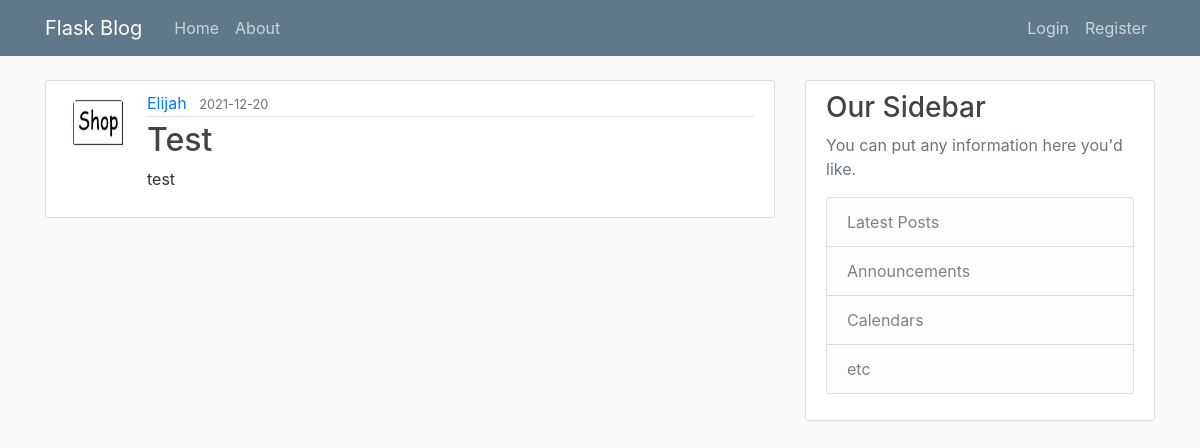
Screenshot of /post/2 with the database file from the repository.
### flaskblog/models.py (models this page shows, shortened)
class User(db.Model, UserMixin):
    id = db.Column(db.Integer, primary_key=True)  #Creates column for and id that is an integer that is unique
    username = db.Column(db.String(20), unique=True, nullable=False) #Creates column for the useranme that is a string with a max_len of 20 char
    email = db.Column(db.String(120), unique=True, nullable=False)
    image_file =  db.Column(db.String(20), nullable=False, default="default.jpg") #the default is the dedault.jpg
    password = db.Column(db.String(60), nullable=False)
    posts = db.relationship("Post", backref='author', lazy=True) #A User can create many posts but a post cant have more than 1 user, gives Post access to the data in User

class Post(db.Model):
    id = db.Column(db.Integer, primary_key=True)
    title = db.Column(db.String(100), nullable=False)
    date_posted = db.Column(db.DateTime, nullable=False, default=datetime.utcnow)
    content = db.Column(db.Text, nullable=False)
    user_id = db.Column(db.Integer, db.ForeignKey('user.id'), nullable=False) #Gets the Id of the user who created the post

### flaskblog/posts/routes.py (the view)
@posts.route("/post/<int:post_id>")  #Look at an individual post from the id
def post(post_id): #Post id will be gottom from home.html it will get the id of that post from the database
    post = Post.query.get_or_404(post_id)  #stores the post with the id
    return render_template('post.html', title=post.title, post=post)

### flaskblog/templates/post.html (shortened to what this page needs)
{% extends "layout.html" %}
{% block content %}
    <article class="media content-section">
        <img class = "rounded-circle article-img" src="{{ url_for('static', filename='profile_pics/' + post.author.image_file) }}">
        <div class="media-body">
        <div class="article-metadata">
            <a class="mr-2" href="{{ url_for('users.user_posts', username=post.author.username) }}">{{ post.author.username }}</a>
            <small class="text-muted">{{ post.date_posted.strftime('%Y-%m-%d') }}</small>
        </div>
        <h2 class="article-title">{{ post.title }}</h2>
        <p class="article-content">{{ post.content }}</p>
        </div>
    </article>
{% endblock content %}

### flaskblog/static/main.css (style rules this page uses)
body { background: #fafafa; color: #333333; margin-top: 5rem; }
h1, h2, h3, h4, h5, h6 { color: #444444; }
.content-section { background: #ffffff; padding: 10px 20px; border: 1px solid #dddddd; border-radius: 3px; margin-bottom: 20px; }
.article-title { color: #444444; }
.article-content { white-space: pre-line; }
.article-img { height: 65px; width: 65px; margin-right: 16px; }
.article-metadata { padding-bottom: 1px; margin-bottom: 4px; border-bottom: 1px solid #e3e3e3 }

### rows the page displays
User: image_file (picture), author.username "Elijah"
Post: date_posted "2021-12-20", title "Test", content "test"
